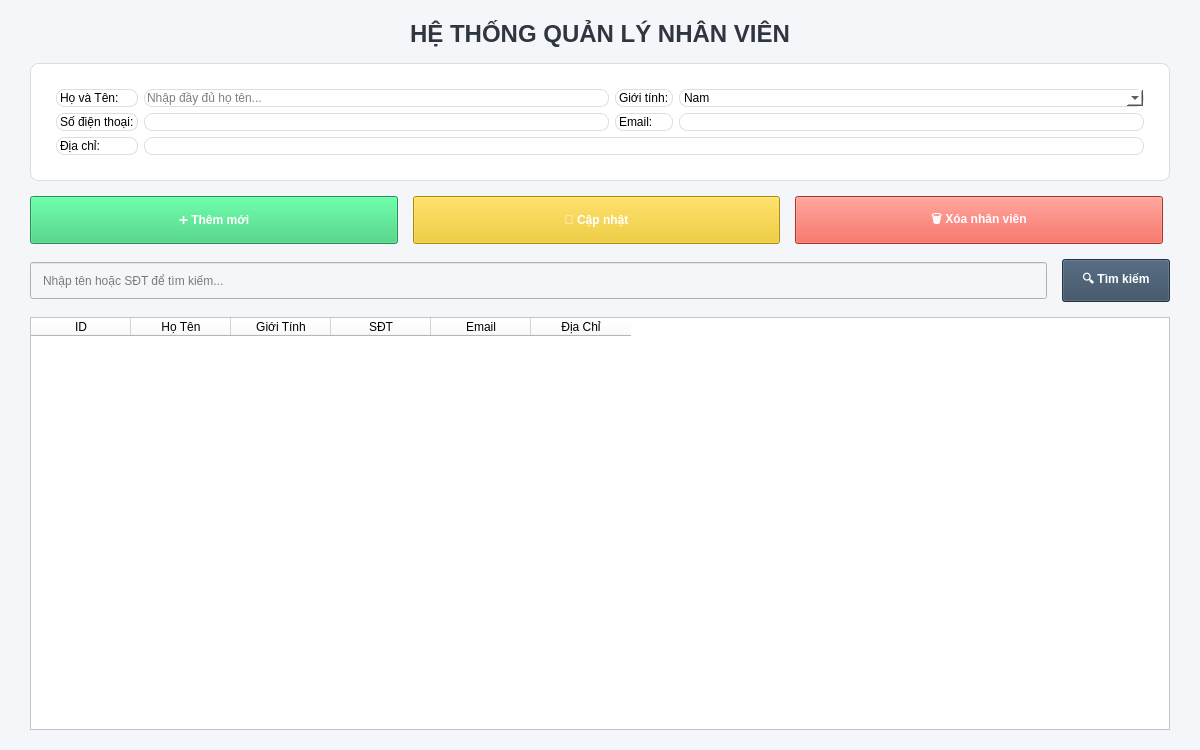
<?xml version="1.0" encoding="UTF-8"?>
<ui version="4.0">
 <class>MainWindow</class>
 <widget class="QMainWindow" name="MainWindow">
  <property name="geometry">
   <rect>
    <x>0</x>
    <y>0</y>
    <width>1200</width>
    <height>750</height>
   </rect>
  </property>
  <property name="windowTitle">
   <string>Quản Lý Nhân Viên</string>
  </property>
  <widget class="QWidget" name="centralwidget">
   <layout class="QHBoxLayout" name="mainLayout">
    <property name="spacing">
     <number>0</number>
    </property>
    <property name="leftMargin">
     <number>0</number>
    </property>
    <property name="topMargin">
     <number>0</number>
    </property>
    <property name="rightMargin">
     <number>0</number>
    </property>
    <property name="bottomMargin">
     <number>0</number>
    </property>
    
    <item>
     <widget class="QFrame" name="content">
      <property name="styleSheet">
       <string notr="true">background:#f5f6fa;</string>
      </property>
      <layout class="QVBoxLayout" name="contentLayout">
       <property name="spacing">
        <number>15</number>
       </property>
       <property name="leftMargin">
        <number>30</number>
       </property>
       <property name="topMargin">
        <number>20</number>
       </property>
       <property name="rightMargin">
        <number>30</number>
       </property>
       <property name="bottomMargin">
        <number>20</number>
       </property>

       <item>
        <widget class="QLabel" name="labelTitle">
         <property name="styleSheet">
          <string notr="true">font-size:24px; font-weight:bold; color: #2f3640;</string>
         </property>
         <property name="text">
          <string>HỆ THỐNG QUẢN LÝ NHÂN VIÊN</string>
         </property>
         <property name="alignment">
          <set>Qt::AlignCenter</set>
         </property>
        </widget>
       </item>

       <item>
        <widget class="QFrame" name="formContainer">
         <property name="styleSheet">
          <string notr="true">background: white; border-radius: 8px; border: 1px solid #dcdde1;</string>
         </property>
         <layout class="QGridLayout" name="formLayout">
          <property name="leftMargin">
           <number>25</number>
          </property>
          <property name="topMargin">
           <number>25</number>
          </property>
          <property name="rightMargin">
           <number>25</number>
          </property>
          <property name="bottomMargin">
           <number>25</number>
          </property>
          
          <item row="0" column="0"><widget class="QLabel"><property name="text"><string>Họ và Tên:</string></property></widget></item>
          <item row="0" column="1"><widget class="QLineEdit" name="txtTenNV"><property name="placeholderText"><string>Nhập đầy đủ họ tên...</string></property></widget></item>
          <item row="0" column="2"><widget class="QLabel"><property name="text"><string>Giới tính:</string></property></widget></item>
          <item row="0" column="3">
           <widget class="QComboBox" name="cboGioiTinh">
            <item><property name="text"><string>Nam</string></property></item>
            <item><property name="text"><string>Nữ</string></property></item>
            <item><property name="text"><string>Khác</string></property></item>
           </widget>
          </item>
          
          <item row="1" column="0"><widget class="QLabel"><property name="text"><string>Số điện thoại:</string></property></widget></item>
          <item row="1" column="1"><widget class="QLineEdit" name="txtSdt"/></item>
          <item row="1" column="2"><widget class="QLabel"><property name="text"><string>Email:</string></property></widget></item>
          <item row="1" column="3"><widget class="QLineEdit" name="txtEmail"/></item>
          
          <item row="2" column="0"><widget class="QLabel"><property name="text"><string>Địa chỉ:</string></property></widget></item>
          <item row="2" column="1" colspan="3"><widget class="QLineEdit" name="txtDiaChi"/></item>
         </layout>
        </widget>
       </item>

       <item>
        <layout class="QHBoxLayout" name="btnLayout">
         <item>
          <widget class="QPushButton" name="btnThem">
           <property name="text"><string>➕ Thêm mới</string></property>
           <property name="styleSheet"><string notr="true">background-color: #2ecc71; color: white; font-weight: bold; height: 40px; width: 120px;</string></property>
          </widget>
         </item>
         <item>
          <widget class="QPushButton" name="btnSua">
           <property name="text"><string>🔧 Cập nhật</string></property>
           <property name="styleSheet"><string notr="true">background-color: #f1c40f; color: white; font-weight: bold; height: 40px; width: 120px;</string></property>
          </widget>
         </item>
         <item>
          <widget class="QPushButton" name="btnXoa">
           <property name="text"><string>🗑️ Xóa nhân viên</string></property>
           <property name="styleSheet"><string notr="true">background-color: #e74c3c; color: white; font-weight: bold; height: 40px; width: 120px;</string></property>
          </widget>
         </item>
         <item><spacer><property name="orientation"><enum>Qt::Horizontal</enum></property></spacer></item>
        </layout>
       </item>

       <item>
        <layout class="QHBoxLayout" name="searchLayout">
         <item>
          <widget class="QLineEdit" name="txtTimKiem">
           <property name="placeholderText"><string>Nhập tên hoặc SĐT để tìm kiếm...</string></property>
           <property name="styleSheet"><string notr="true">height: 35px; padding-left: 10px;</string></property>
          </widget>
         </item>
         <item>
          <widget class="QPushButton" name="btnTimKiem">
           <property name="text"><string>🔍 Tìm kiếm</string></property>
           <property name="styleSheet"><string notr="true">background: #34495e; color: white; width: 100px; height: 35px; font-weight: bold;</string></property>
          </widget>
         </item>
        </layout>
       </item>

       <item>
        <widget class="QTableWidget" name="tableNV">
         <property name="styleSheet"><string notr="true">background: white;</string></property>
         <column><property name="text"><string>ID</string></property></column>
         <column><property name="text"><string>Họ Tên</string></property></column>
         <column><property name="text"><string>Giới Tính</string></property></column>
         <column><property name="text"><string>SĐT</string></property></column>
         <column><property name="text"><string>Email</string></property></column>
         <column><property name="text"><string>Địa Chỉ</string></property></column>
        </widget>
       </item>
      </layout>
     </widget>
    </item>
   </layout>
  </widget>
 </widget>
 <resources/>
 <connections/>
</ui>
